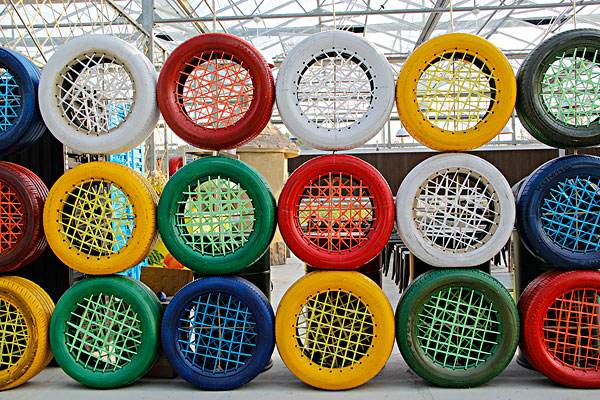
#> input picture myimages/6.jpg, 600 x 400 px
$ python demo06.py
#> lines starting #> are read from the running program, lines starting #| are printed output that depends on the picture
#> further down, image is the input picture: shape (400, 600, 3); mean B, G, R 98.4, 118.7, 128

import cv2
import random
import matplotlib.pyplot as plt

'''使用opencv改变图像通道'''


def change_channels(img):
    '''改变图像通道数'''
    # 分离原来图像的通道
    b,g,r = cv2.split(img)
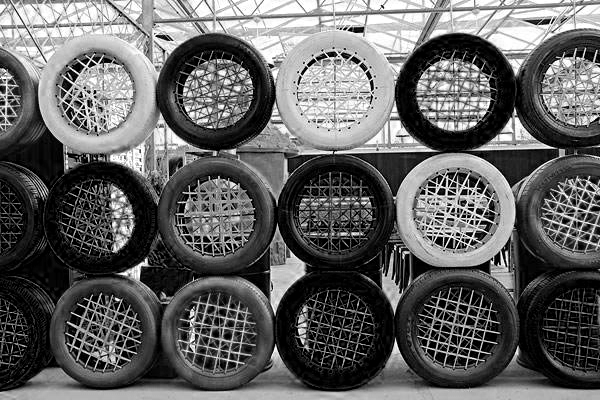
#> b: shape (400, 600); min 0, max 255, mean 98.4
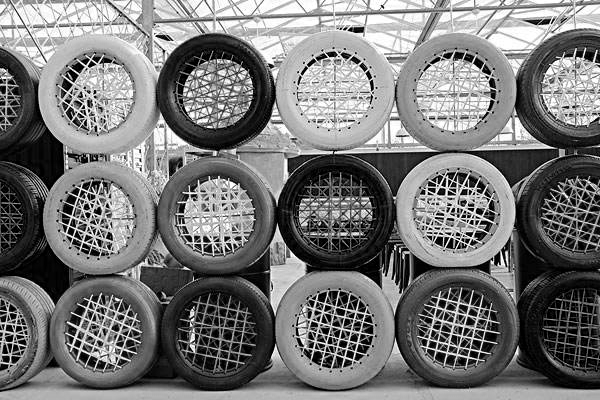
#> g: shape (400, 600); min 0, max 255, mean 118.7
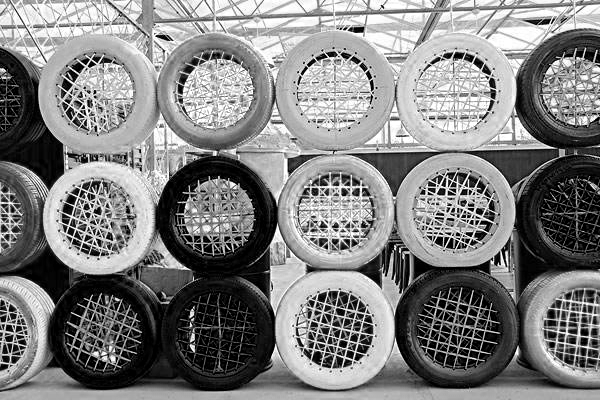
#> r: shape (400, 600); min 0, max 255, mean 128
    #随机打乱顺序
    channel_list = [r, g, b]
    random.shuffle(channel_list)
    # 合并通道
    new_image = cv2.merge(channel_list)
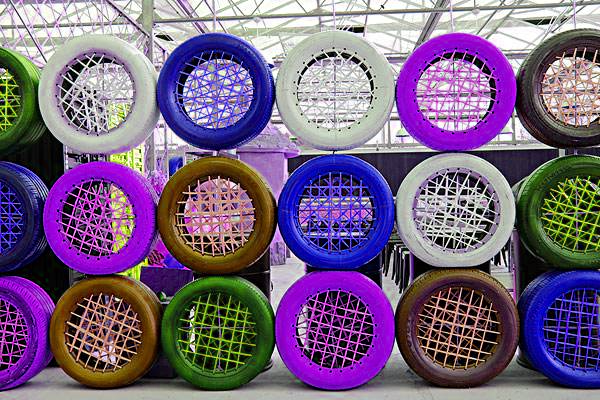
#> new_image: shape (400, 600, 3); mean of channels 0, 1, 2 128, 98.4, 118.7; drawn as B, G, R

    return new_image

if __name__ == '__main__':

    image = cv2.imread('../myimages/6.jpg')

    # 调用改变通道函数
    new_image = change_channels(image)
    # 将新的图片写在本地
    cv2.imwrite('new_image6.jpg', new_image)

    # 也可以在窗口查看效果
    plt.subplot(121), plt.imshow(image), plt.title('Input')
    plt.subplot(122), plt.imshow(new_image), plt.title('Output')
    plt.show()
#> figure, not shown here; B, G, R data is drawn as R, G, B

    '''
      使用PIL进行通道分离和合并
      # openCV格式转换为PIL.Image
      pil_image = Image.fromarray(cv2.cvtColor(img, cv2.COLOR_BGR2RGB))
      r,g,b = pil_image.split()
      channel_list = [r,g,b]
      # 随机打乱顺序后
      random.shuffle(channel_list)
      # 进行通道合并
      new_pil_image = Image.merge('RGB',tuple(channel_list))
      new_image = cv2.cvtColor(np.asarray(new_pil_image), cv2.COLOR_RGB2BGR)
      # PIL.Image 格式转换为openCV
      '''

$ run again, with myimages/2.jpg copied over myimages/6.jpg
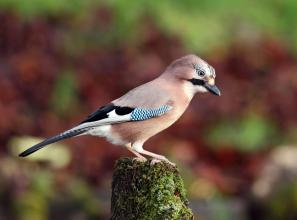
#> input picture myimages/2.jpg, 297 x 220 px
#> image is the input picture: shape (220, 297, 3); mean B, G, R 61.1, 81.8, 101.3
#> in change_channels, `b,g,r = cv2.split(img)`:
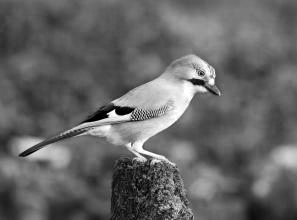
#> r: shape (220, 297); min 0, max 255, mean 101.3
#> in change_channels, `new_image = cv2.merge(channel_list)`:
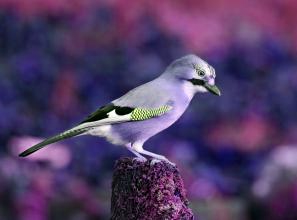
#> new_image: shape (220, 297, 3); mean of channels 0, 1, 2 101.3, 61.1, 81.8; drawn as B, G, R

$ run again, with myimages/3.jpg copied over myimages/6.jpg
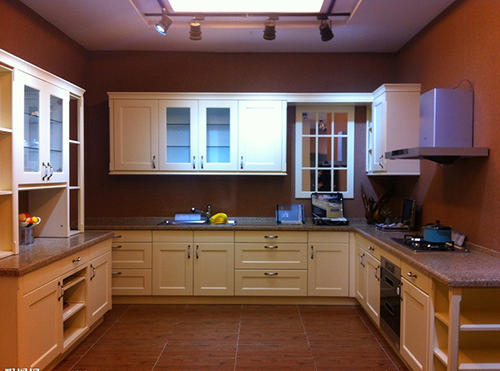
#> input picture myimages/3.jpg, 500 x 371 px
#> image is the input picture: shape (371, 500, 3); mean B, G, R 76.4, 86.6, 116.9
#> in change_channels, `b,g,r = cv2.split(img)`:
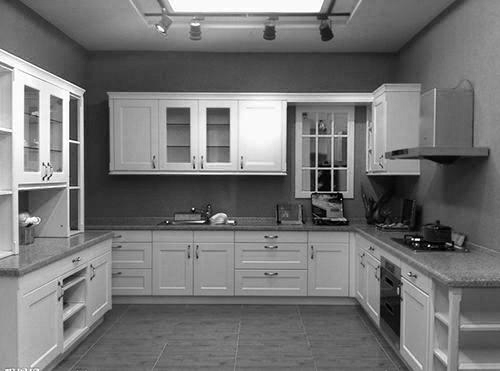
#> r: shape (371, 500); min 0, max 255, mean 116.9
#> in change_channels, `new_image = cv2.merge(channel_list)`:
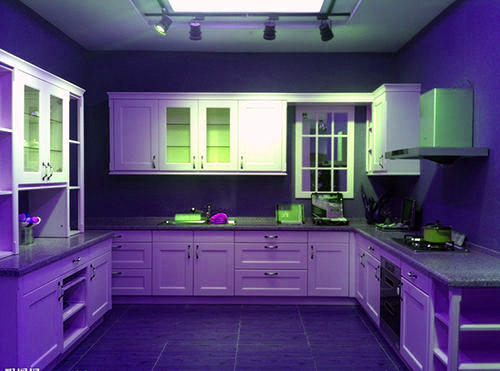
#> new_image: shape (371, 500, 3); mean of channels 0, 1, 2 116.9, 76.4, 86.6; drawn as B, G, R

$ run again, with myimages/4.jpg copied over myimages/6.jpg
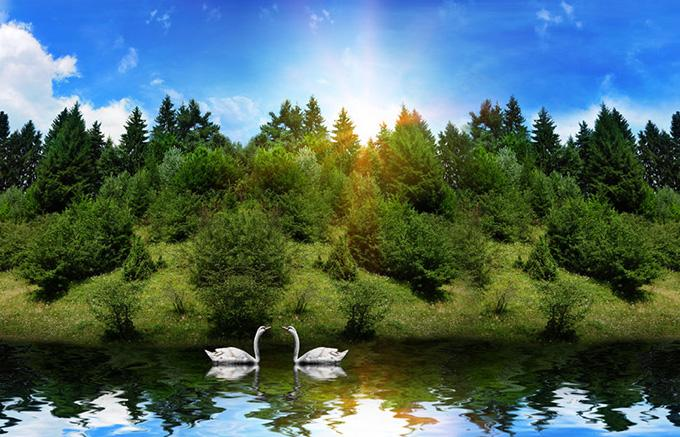
#> input picture myimages/4.jpg, 680 x 437 px
#> image is the input picture: shape (437, 680, 3); mean B, G, R 98.2, 105.6, 80.1
#> in change_channels, `b,g,r = cv2.split(img)`:
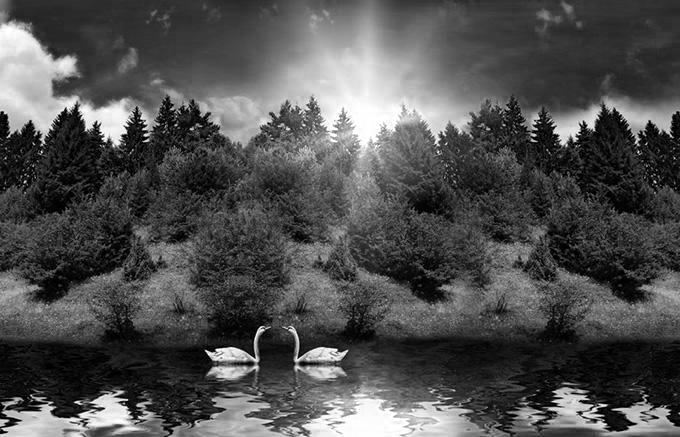
#> r: shape (437, 680); min 0, max 255, mean 80.1
#> in change_channels, `new_image = cv2.merge(channel_list)`:
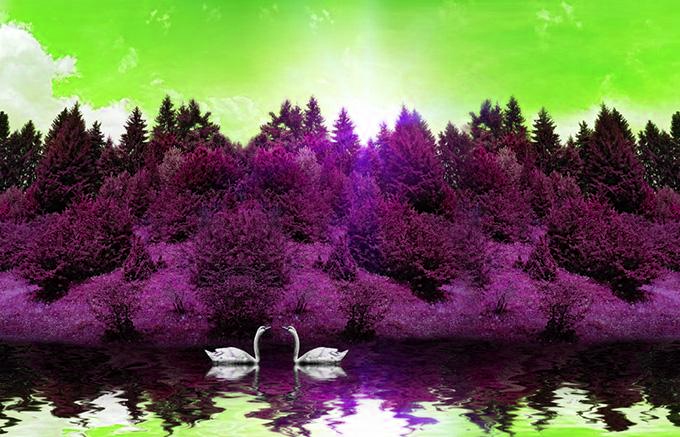
#> new_image: shape (437, 680, 3); mean of channels 0, 1, 2 80.1, 98.2, 105.6; drawn as B, G, R
